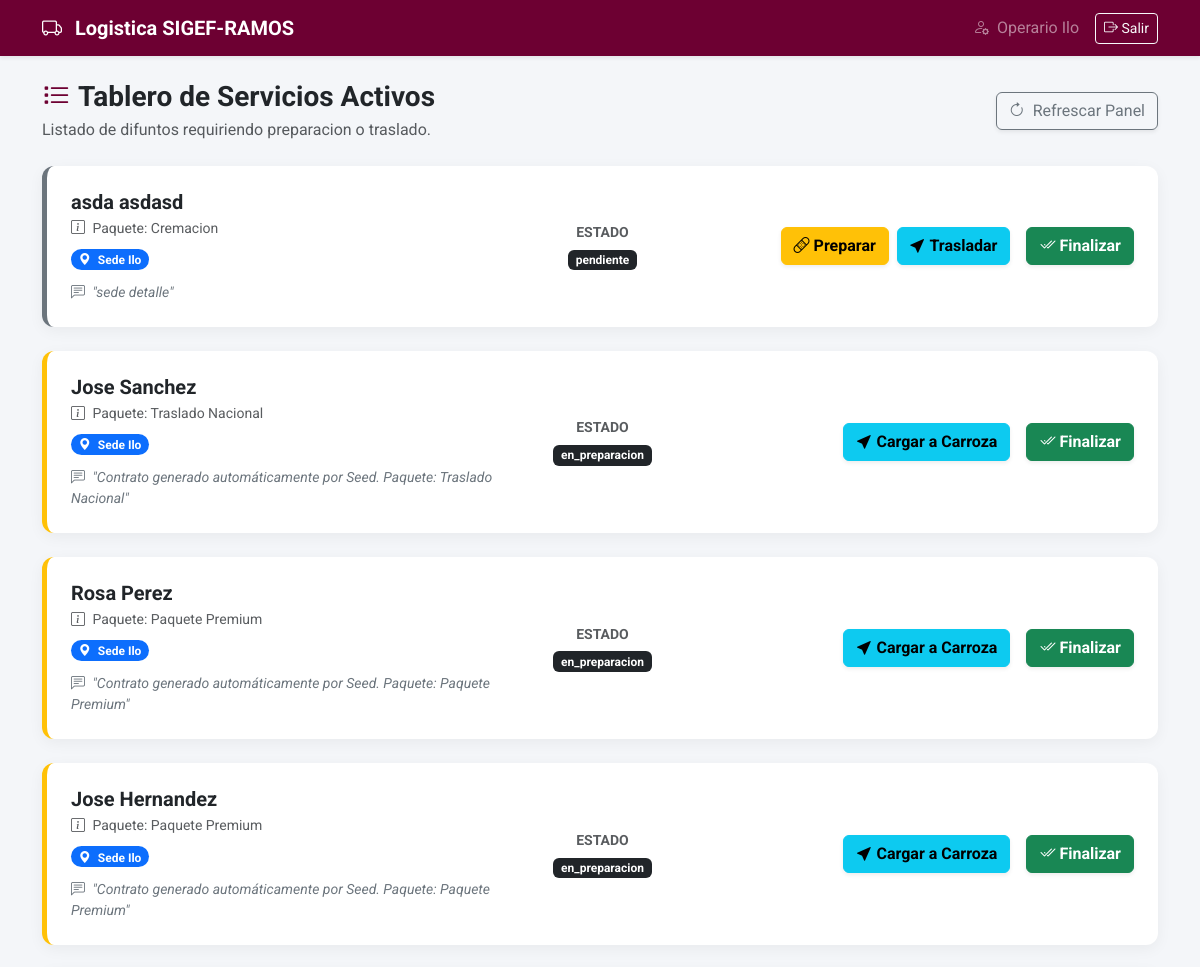
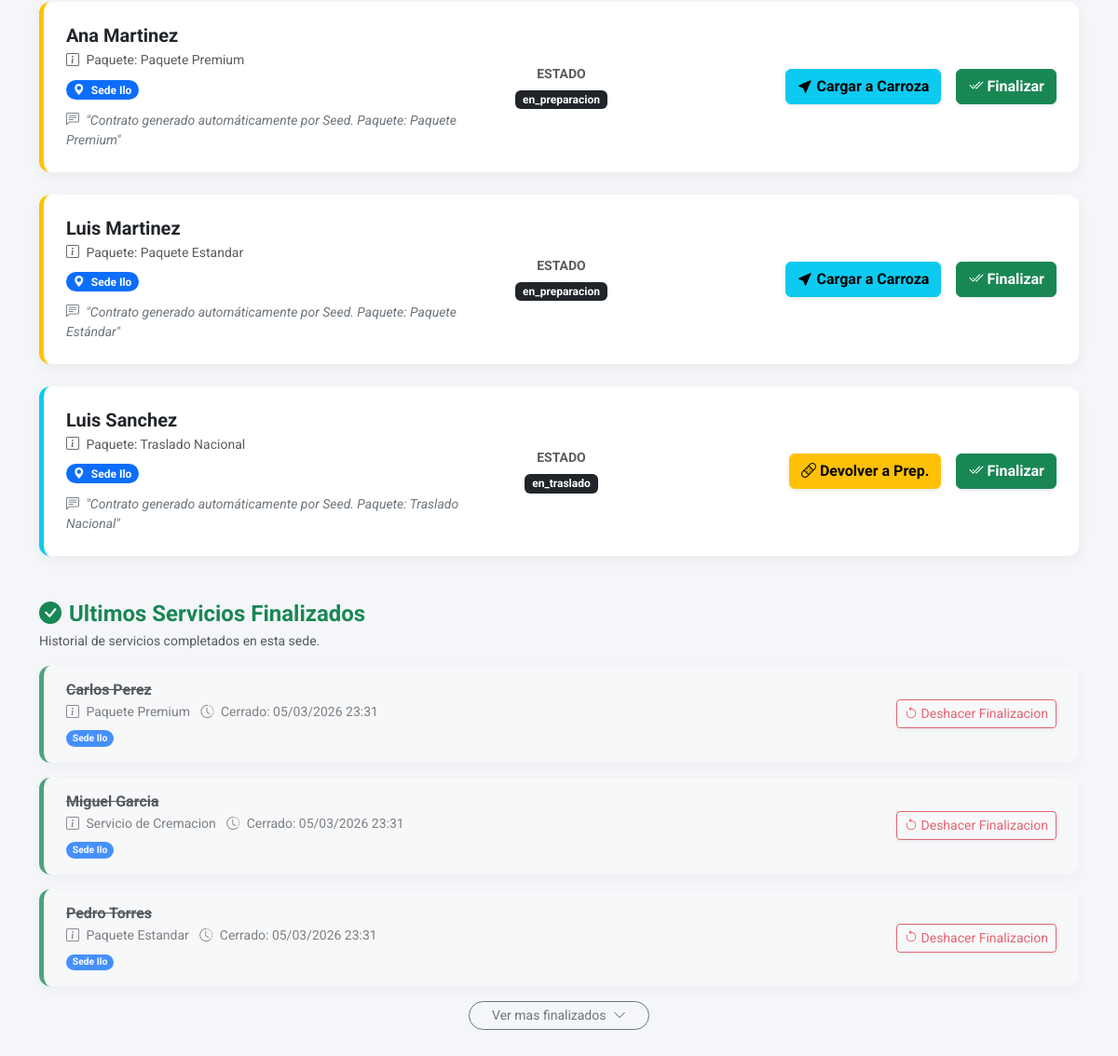
Page /index.php?controller=operario (signed in) on the committed database (2 pictures, top to bottom).
### tables this page shows
CREATE TABLE `servicios` (
  `id` int(11) NOT NULL,
  `difunto_id` int(11) NOT NULL,
  `sede_id` int(11) NOT NULL,
  `vendedor_id` int(11) DEFAULT NULL,
  `tipo_servicio` varchar(100) NOT NULL,
  `descripcion` text DEFAULT NULL,
  `precio` decimal(10,2) NOT NULL,
  `fecha_servicio` datetime NOT NULL,
  `estado` enum('pendiente','en_preparacion','en_traslado','finalizado','cancelado') DEFAULT 'pendiente',
  `created_at` timestamp NOT NULL DEFAULT current_timestamp(),
  `fecha_finalizacion` datetime DEFAULT NULL
);

CREATE TABLE `difuntos` (
  `id` int(11) NOT NULL,
  `dni` varchar(20) DEFAULT NULL,
  `nombres` varchar(100) NOT NULL,
  `apellidos` varchar(100) NOT NULL,
  `fecha_nacimiento` date DEFAULT NULL,
  `fecha_fallecimiento` date NOT NULL,
  `causa_muerte` varchar(255) DEFAULT NULL,
  `deudo_id` int(11) DEFAULT NULL,
  `created_at` timestamp NOT NULL DEFAULT current_timestamp()
);

CREATE TABLE `sedes` (
  `id` int(11) NOT NULL,
  `nombre` varchar(100) NOT NULL,
  `direccion` varchar(255) DEFAULT NULL,
  `telefono` varchar(20) DEFAULT NULL,
  `created_at` timestamp NOT NULL DEFAULT current_timestamp()
);

### models/Servicio.php (called while the page is built, shortened)
<?php
require_once __DIR__ . '/../config/conexion.php';
class Servicio
{
    private $conn;
    public function __construct()
    {
        $database = new Conexion();
        $this->conn = $database->getConexion();
    }
    public function getServiciosHoy($sede_id = null)
    {
        $query = "SELECT s.id, s.tipo_servicio, s.descripcion, s.estado, s.fecha_servicio,
                         d.nombres as difunto_nombres, d.apellidos as difunto_apellidos,
                         se.nombre as sede_nombre, se.id as sede_id
                  FROM servicios s
                  JOIN difuntos d ON s.difunto_id = d.id
                  JOIN sedes se ON s.sede_id = se.id
                  WHERE s.estado IN ('pendiente', 'en_preparacion', 'en_traslado') ";
        if ($sede_id) {
            $query .= " AND s.sede_id = :sede_id ";
        }
        $query .= " ORDER BY s.id DESC";
        $stmt = $this->conn->prepare($query);
        if ($sede_id) {
            $stmt->bindParam(':sede_id', $sede_id, PDO::PARAM_INT);
        }
        $stmt->execute();
        return $stmt->fetchAll(PDO::FETCH_ASSOC);
    }
    public function getServiciosFinalizados($sede_id = null)
    {
        $query = "SELECT s.id, s.tipo_servicio, s.descripcion, s.estado, s.fecha_servicio, s.fecha_finalizacion,
                         d.nombres as difunto_nombres, d.apellidos as difunto_apellidos,
                         se.nombre as sede_nombre, se.id as sede_id
                  FROM servicios s
                  JOIN difuntos d ON s.difunto_id = d.id
                  JOIN sedes se ON s.sede_id = se.id
                  WHERE s.estado = 'finalizado' ";
        if ($sede_id) {
            $query .= " AND s.sede_id = :sede_id";
        }
        $query .= " ORDER BY s.fecha_finalizacion DESC, s.id DESC";
        $stmt = $this->conn->prepare($query);
        if ($sede_id) {
            $stmt->bindParam(':sede_id', $sede_id, PDO::PARAM_INT);
        }
        $stmt->execute();
        return $stmt->fetchAll(PDO::FETCH_ASSOC);
    }
}
?>

### config/conexion.php (called while the page is built, shortened)
<?php
class Conexion
{
    private $host = "localhost";
    private $db_name = "sigef_ramos";
    private $username = "root";
    private $password = "";
    public function getConexion()
    {
        $this->conn = null;
        try {
            $this->conn = new PDO("mysql:host=" . $this->host . ";dbname=" . $this->db_name . ";charset=utf8mb4", $this->username, $this->password);
            $this->conn->setAttribute(PDO::ATTR_ERRMODE, PDO::ERRMODE_EXCEPTION);
            $this->conn->exec("SET NAMES utf8mb4");
        }
        catch (PDOException $exception) {
            echo "Error de conexion: " . $exception->getMessage();
        }
        return $this->conn;
    }
}
?>

### controllers/OperarioController.php (called while the page is built, shortened)
<?php
require_once __DIR__ . '/../models/Servicio.php';
class OperarioController
{
    private $model;
    public function __construct()
    {
        $this->model = new Servicio();
    }
    public function index()
    {
        $sede_id = (isset($_SESSION['rol']) && $_SESSION['rol'] !== 'Admin') ? $_SESSION['sede_id'] : null;
        $servicios = $this->model->getServiciosHoy($sede_id);
        $servicios_finalizados = $this->model->getServiciosFinalizados($sede_id);
        require_once __DIR__ . '/../views/dashboard_operario.php';
    }
}

### views/dashboard_operario.php (the view, shortened to what this page needs)
<!DOCTYPE html>
<html lang="es">
<head>
    <link href="https://cdn.jsdelivr.net/npm/bootstrap@5.3.0/dist/css/bootstrap.min.css" rel="stylesheet">
    <link href="https://cdn.jsdelivr.net/npm/bootstrap-icons@1.10.5/font/bootstrap-icons.css" rel="stylesheet">
</head>
<body>
    <nav class="navbar navbar-dark navbar-custom shadow-sm mb-4">
        <div class="container">
            <a class="navbar-brand fw-bold" href="#"><i class="bi bi-truck me-2"></i> Logistica SIGEF-RAMOS</a>
            <div class="d-flex align-items-center gx-2">
                <span class="text-white-50 me-3 d-none d-md-block"><i class="bi bi-person-gear me-1"></i> <?php echo htmlspecialchars($_SESSION['nombre']); ?></span>
                <a href="index.php?controller=auth&action=logout" class="btn btn-outline-light btn-sm"><i class="bi bi-box-arrow-right d-none d-md-inline"></i> Salir</a>
            </div>
        </div>
    </nav>
    <div class="container pb-5">
        <div class="row mb-4 align-items-center">
            <div class="col-md-8">
                <h3 class="fw-bold text-dark mb-1"><i class="bi bi-list-task text-guinda me-2"></i>Tablero de Servicios Activos</h3>
                <p class="text-muted mb-0">Listado de difuntos requiriendo preparacion o traslado.</p>
            </div>
            <div class="col-md-4 text-md-end mt-3 mt-md-0">
                <button onclick="location.reload();" class="btn btn-outline-secondary shadow-sm"><i class="bi bi-arrow-clockwise me-1"></i> Refrescar Panel</button>
            </div>
        </div>
        <div class="row g-4">
            <?php if (empty($servicios)): ?>
                <div class="col-12 text-center py-5">
                    <i class="bi bi-emoji-smile text-muted" style="font-size: 4rem;"></i>
                    <h5 class="text-muted mt-3">No hay servicios pendientes por el momento.</h5>
                </div>
            <?php
else: ?>
                <?php foreach ($servicios as $s): ?>
                <div class="col-12">
                    <div class="card card-service status-<?php echo htmlspecialchars($s['estado']); ?>">
                        <div class="card-body p-4">
                            <div class="row align-items-center">
                                <div class="col-md-5 mb-3 mb-md-0">
                                    <h5 class="fw-bold text-dark mb-1">
                                        <?php echo htmlspecialchars($s['difunto_nombres'] . ' ' . $s['difunto_apellidos']); ?>
                                    </h5>
                                    <p class="text-muted mb-2 small"><i class="bi bi-info-square me-1"></i> Paquete: <?php echo htmlspecialchars($s['tipo_servicio']); ?></p>
                                    <span class="badge badge-sede-<?php echo $s['sede_id']; ?> rounded-pill mb-1">
                                        <i class="bi bi-geo-alt-fill me-1"></i> Sede <?php echo htmlspecialchars($s['sede_nombre']); ?>
                                    </span>
                                    <?php if (!empty($s['descripcion'])): ?>
                                        <div class="text-secondary small mt-2 fst-italic"><i class="bi bi-chat-left-text me-1"></i> "<?php echo htmlspecialchars($s['descripcion']); ?>"</div>
                                    <?php
        endif; ?>
                                </div>
                                <div class="col-md-2 mb-3 mb-md-0 text-md-center">
                                    <span class="d-block text-muted small text-uppercase fw-bold mb-1">Estado</span>
                                    <?php
        $badges = [
            'pendiente' => '<span class="badge bg-secondary">Pendiente</span>',
            'en_preparacion' => '<span class="badge bg-warning text-dark"><i class="bi bi-bandaid"></i> En Preparacion</span>',
            'en_traslado' => '<span class="badge bg-info text-dark"><i class="bi bi-truck"></i> En Traslado</span>'
        ];
        echo $badges[$s['estado']] ?? '<span class="badge bg-dark">' . $s['estado'] . '</span>';
?>
                                </div>
                                <div class="col-md-5 text-md-end border-md-start ps-md-4">
                                    <form action="index.php?controller=operario&action=cambiarEstado" method="POST" class="d-flex flex-wrap justify-content-md-end gap-2 form-estado">
                                        <?php if ($s['estado'] == 'pendiente'): ?>
                                            <button type="button" class="btn btn-warning flex-grow-1 flex-md-grow-0 fw-bold shadow-sm btn-cambio-estado" data-estado="en_preparacion">
                                                <i class="bi bi-bandaid"></i> Preparar
                                            </button>
                                            <button type="button" class="btn btn-info flex-grow-1 flex-md-grow-0 fw-bold shadow-sm btn-cambio-estado" data-estado="en_traslado">
                                                <i class="bi bi-cursor-fill"></i> Trasladar
                                            </button>
                                        <?php
        elseif ($s['estado'] == 'en_preparacion'): ?>
                                            <button type="button" class="btn btn-info flex-grow-1 flex-md-grow-0 fw-bold shadow-sm btn-cambio-estado" data-estado="en_traslado">
                                                <i class="bi bi-cursor-fill"></i> Cargar a Carroza
                                            </button>
                                        <?php
        elseif ($s['estado'] == 'en_traslado'): ?>
                                            <button type="button" class="btn btn-warning flex-grow-1 flex-md-grow-0 fw-bold shadow-sm btn-cambio-estado" data-estado="en_preparacion">
                                                <i class="bi bi-bandaid"></i> Devolver a Prep.
                                            </button>
                                        <?php
        endif; ?>
                                        <button type="button" class="btn btn-success flex-grow-1 flex-md-grow-0 fw-bold shadow-sm ms-md-2 btn-finalizar" data-estado="finalizado" data-nombre="<?php echo htmlspecialchars($s['difunto_nombres'] . ' ' . $s['difunto_apellidos']); ?>" data-servicio="<?php echo htmlspecialchars($s['tipo_servicio']); ?>" title="Marcar como Completo">
                                            <i class="bi bi-check2-all"></i> Finalizar
                                        </button>
                                    </form>
                                </div>
                            </div>
                        </div>
                    </div>
                </div>
                <?php
    endforeach; ?>
            <?php
endif; ?>
        </div>
        <div class="row mt-5 mb-3 align-items-center">
            <div class="col-12">
                <h4 class="fw-bold text-success mb-1"><i class="bi bi-check-circle-fill me-2"></i>Ultimos Servicios Finalizados</h4>
                <p class="text-muted mb-0 small">Historial de servicios completados en esta sede.</p>
            </div>
        </div>
        <div class="row g-3">
            <?php if (empty($servicios_finalizados)): ?>
                <div class="col-12 text-center py-3">
                    <p class="text-muted small">No hay servicios completados registrados.</p>
                </div>
            <?php
else: ?>
                <?php
    $count = 0;
    foreach ($servicios_finalizados as $sf):
        $count++;
        if ($count == 4) {
            echo '<div class="col-12 text-center mt-3"><button class="btn btn-sm btn-outline-secondary rounded-pill px-4" type="button" data-bs-toggle="collapse" data-bs-target="#moreFinalizados" aria-expanded="false" aria-controls="moreFinalizados">Ver mas finalizados <i class="bi bi-chevron-down ms-1"></i></button></div>';
        }
?>
                <div class="col-12">
                    <div class="card card-service border-left-color bg-light opacity-75 hover-lift" style="border-left-color: #198754;">
                        <div class="card-body py-3 px-4">
                            <div class="row align-items-center">
                                <div class="col-md-7 mb-2 mb-md-0">
                                    <h6 class="fw-bold text-dark mb-1 text-decoration-line-through">
                                        <?php echo htmlspecialchars($sf['difunto_nombres'] . ' ' . $sf['difunto_apellidos']); ?>
                                    </h6>
                                    <div class="text-muted small mb-1">
                                        <i class="bi bi-info-square me-1"></i> <?php echo htmlspecialchars($sf['tipo_servicio']); ?>
                                        <span class="ms-2"><i class="bi bi-clock-history me-1"></i> Cerrado: <?php echo date('d/m/Y H:i', strtotime($sf['fecha_finalizacion'] ?? $sf['fecha_servicio'])); ?></span>
                                    </div>
                                    <span class="badge badge-sede-<?php echo $sf['sede_id']; ?> rounded-pill" style="font-size: 0.65em;">
                                        Sede <?php echo htmlspecialchars($sf['sede_nombre']); ?>
                                    </span>
                                </div>
                                <div class="col-md-5 text-md-end">
                                    <form action="index.php?controller=operario&action=cambiarEstado" method="POST" class="d-inline form-revertir">
                                        <button type="button" class="btn btn-sm btn-outline-danger shadow-sm btn-revertir" data-nombre="<?php echo htmlspecialchars($sf['difunto_nombres'] . ' ' . $sf['difunto_apellidos']); ?>" data-servicio="<?php echo htmlspecialchars($sf['tipo_servicio']); ?>" title="Revertir este servicio a la bandeja activa">
                                            <i class="bi bi-arrow-counterclockwise"></i> Deshacer Finalizacion
                                        </button>
                                    </form>
                                </div>
                            </div>
                        </div>
                    </div>
                </div>
                <?php
    endforeach; ?>
            <?php
endif; ?>
        </div>
    </div>
</body>
</html>

### index.php (shortened to what this page needs)
<?php
$controller_name = $_GET['controller'] ?? 'public';
switch ($controller_name) {
    case 'operario':
        require_once 'controllers/OperarioController.php';
        $controller = new OperarioController();
        break;
}
if (isset($controller)) {
    $action = $_GET['action'] ?? 'index';
    if (method_exists($controller, $action)) {
        $controller->$action();
        exit();
    }
    else if (method_exists($controller, 'index')) {
        $controller->index();
        exit();
    }
}
?>

### views/dashboard_operario.php (style rules this page uses)
body { background-color: #f4f6f9; font-family: 'Roboto', sans-serif; overflow-x: hidden; }
.text-guinda { color: #6D0032 !important; }
.navbar-custom { background-color: #6D0032; }
.card-service { transition: transform 0.2s; border-radius: 12px; border: none; box-shadow: 0 4px 15px rgba(0,0,0,0.05); border-left: 5px solid transparent; }
.status-pendiente { border-left-color: #6c757d; }
.status-en_preparacion { border-left-color: #ffc107; }
.status-en_traslado { border-left-color: #0dcaf0; }
.badge-sede-1 { background-color: #0d6efd; }

### rows in the picture
servicios: difunto.apellidos "asda asdasd", tipo_servicio "Cremacion", sede.nombre "Ilo", descripcion "sede detalle", estado "pendiente", shows "Preparar"
servicios: difunto.apellidos "Jose Sanchez", tipo_servicio "Traslado Nacional", sede.nombre "Ilo", descripcion "Contrato generado automáticamente por Seed. Paquete: Traslado Nacional", estado "en_preparacion", shows "Cargar a Carroza"
servicios: difunto.apellidos "Rosa Perez", tipo_servicio "Paquete Premium", sede.nombre "Ilo", descripcion "Contrato generado automáticamente por Seed. Paquete: Paquete Premium", estado "en_preparacion", shows "Cargar a Carroza"
servicios: difunto.apellidos "Jose Hernandez", tipo_servicio "Paquete Premium", sede.nombre "Ilo", descripcion "Contrato generado automáticamente por Seed. Paquete: Paquete Premium", estado "en_preparacion", shows "Cargar a Carroza"
servicios: difunto.apellidos "Ana Martinez", tipo_servicio "Paquete Premium", sede.nombre "Ilo", descripcion "Contrato generado automáticamente por Seed. Paquete: Paquete Premium", estado "en_preparacion", shows "Cargar a Carroza"
servicios: difunto.apellidos "Luis Martinez", tipo_servicio "Paquete Estandar", sede.nombre "Ilo", descripcion "Contrato generado automáticamente por Seed. Paquete: Paquete Estándar", estado "en_preparacion", shows "Cargar a Carroza"
servicios: difunto.apellidos "Luis Sanchez", tipo_servicio "Traslado Nacional", sede.nombre "Ilo", descripcion "Contrato generado automáticamente por Seed. Paquete: Traslado Nacional", estado "en_traslado", shows "Devolver a Prep."
servicios: difunto.apellidos "Carlos Perez", tipo_servicio "Paquete Premium", fecha_finalizacion "05/03/2026 23:31", sede.nombre "Ilo"
servicios: difunto.apellidos "Miguel Garcia", tipo_servicio "Servicio de Cremacion", fecha_finalizacion "05/03/2026 23:31", sede.nombre "Ilo"
servicios: difunto.apellidos "Pedro Torres", tipo_servicio "Paquete Estandar", fecha_finalizacion "05/03/2026 23:31", sede.nombre "Ilo"
servicios: shows "Ver mas finalizados"

### other values in the picture
$_SESSION['nombre'] "Operario Ilo"
